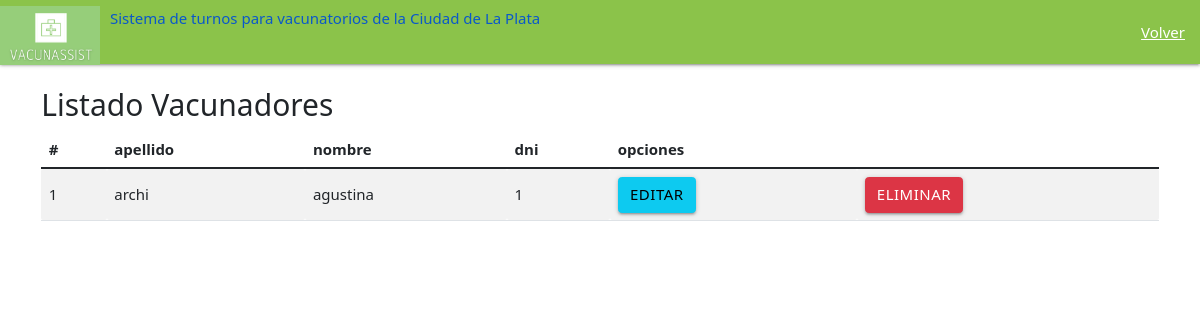
The app's page /eliminarVacunador/, older data.
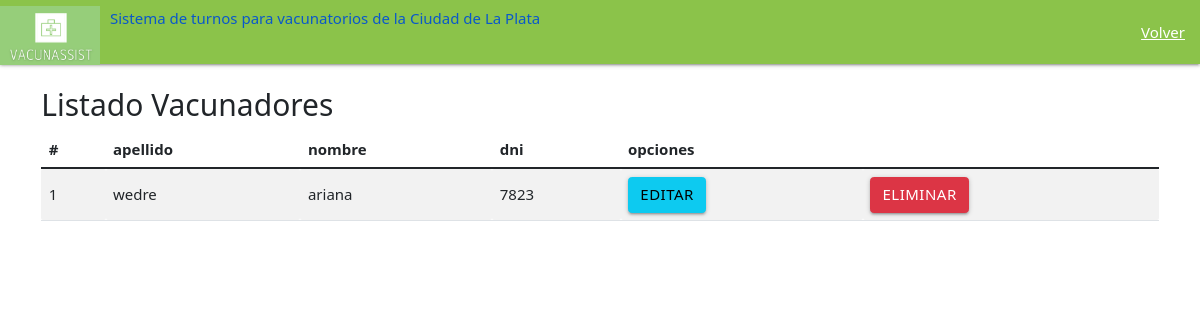
The same page, newer data.
### main/models.py (models this page shows, shortened)
class Vacunador(models.Model):
    vacunador_nombre= models.CharField(max_length=200)
    vacunador_apellido= models.CharField(max_length=20)
    vacunador_fechaNac= models.DateTimeField("fecha nacimiento")
    vacunador_zona= models.CharField(max_length=200)
    vacunador_dni= models.IntegerField()
    vacunador_email= models.EmailField(max_length=254)
    vacunador_codigo= models.IntegerField()
    contraseña = models.IntegerField()

### main/views.py (the view)
# urls.py: path('eliminarVacunador/', views.eliminarVacunador, name= 'eliminarVacunador' ),
def eliminarVacunador(request):
    administradorList= Vacunador.objects.all()
    return render(request, "main/eliminarVacunador.html",{"administradores" : administradorList})

### main/templates/main/eliminarVacunador.html (shortened to what this page needs)
<!DOCTYPE html>
{% load static %}
<html lang="en" dir="ltr">
  <head>
        <link rel="stylesheet" href="https://cdnjs.cloudflare.com/ajax/libs/materialize/1.0.0/css/materialize.min.css">
        <link type='text/css' href="{% static 'css/estilo.css' %}" rel="stylesheet" />
    <link href="https://cdn.jsdelivr.net/npm/bootstrap@5.1.3/dist/css/bootstrap.min.css" rel="stylesheet">
    <nav>
        <div class="nav-wrapper  light-green">
          <a href="/" class="brand-logo">
            <img src="{% static 'imagenes/Logo_VacunAssist_recortado.png' %}" class="img-fluid" width="100" height="66">
          <div class="right"  style="margin: 9px 0px 0px 10px">
            <h6>Sistema de turnos para vacunatorios de la Ciudad de La Plata</h6>
            </div>
          </a>
          <ul id="nav-mobile" class="right hide-on-med">
            <li><a href="/inicio_admin/">Volver</a></li>
          </ul>
        </div>
      </nav>
      <body>
        <div class="container py-4">
          <div class="row">
            <div class="col-md-12">
              <h2>Listado Vacunadores</h2>
<div class="table-responsive">
    <table class="table table-striped">
      <thead>
        <tr>
          <th>#</th>
          <th>apellido</th>
          <th>nombre</th>
          <th>dni</th>
          <th colspan="2">opciones</th>
      </thead>
      <tbody>
        {% for c in administradores %}
        <tr>
          <td>{{forloop.counter}}</td>
          <td>{{c.vacunador_apellido}} </td>
          <td> {{c.vacunador_nombre}}</td>
          <td>{{c.vacunador_dni}}</td>
          <td><a href="edicionVacunadores/{{c.dni}}" class="btn btn-block btn-info">Editar</a></td>
          <td><a href="/eliminar_Admin/{{c.vacunador_dni}}/{{c.vacunador_nombre}}" class="btn btn-block btn-danger">Eliminar</a></td>
        </tr>
        {% endfor%}
      </tbody>
    </table>
      </body>

Row changes from the older to the newer data that the page shows:
removed Vacunador: vacunador_apellido "archi", vacunador_nombre "agustina", vacunador_dni "1"
added Vacunador: vacunador_apellido "wedre", vacunador_nombre "ariana", vacunador_dni "7823"
